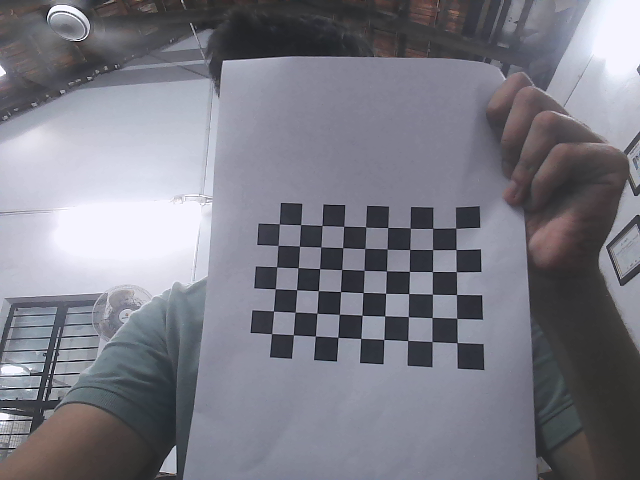
#> input picture camera_calibaration/images/images0.png, 640 x 480 px; its folder holds only this picture in this run
$ python calibration.py
#> lines starting #> are read from the running program, lines starting #| are printed output that depends on the picture; after the words box and inside, x2 and y2 are one past the last pixel; in counts of white or black regions, pixels touching at a corner belong together; long printed decimals are rounded
import numpy as np
import cv2 as cv
import glob
import pickle

################ FIND CHESSBOARD CORNERS - OBJECT POINTS AND IMAGE POINTS #############################

chessboardSize = (9,6)
frameSize = (640,480)

# termination criteria
criteria = (cv.TERM_CRITERIA_EPS + cv.TERM_CRITERIA_MAX_ITER, 30, 0.001)

# prepare object points, like (0,0,0), (1,0,0), (2,0,0) ....,(6,5,0)
objp = np.zeros((chessboardSize[0] * chessboardSize[1], 3), np.float32)
objp[:,:2] = np.mgrid[0:chessboardSize[0],0:chessboardSize[1]].T.reshape(-1,2)
size_of_chessboard_squares_mm = 15
objp = objp * size_of_chessboard_squares_mm

# Arrays to store object points and image points from all the images.
objpoints = [] # 3d point in real world space
imgpoints = [] # 2d points in image plane.

images = glob.glob('camera_calibaration/images/*.png')

for image in images:
    img = cv.imread(image)
#> img is the input picture: shape (480, 640, 3); mean B, G, R 133.7, 123.6, 123.4
    gray = cv.cvtColor(img, cv.COLOR_BGR2GRAY)

    # Find the chess board corners
    ret, corners = cv.findChessboardCorners(gray, chessboardSize, None)
#> ret = True; corners = 54 rows, first 8: [457, 342.7], [432, 341.6], [407.8, 340.5], [384, 339.5], [360.8, 338.5], [337.9, 337.2], [315.3, 336], [293.3, 334.8]

    # If found, add object points, image points (after refining them)
    if ret == True:
        objpoints.append(objp)
        corners2 = cv.cornerSubPix(gray, corners, (11,11), (-1,-1), criteria)
#> corners2 = 54 rows, first 8: [457.1, 342.6], [432, 341.6], [407.7, 340.5], [383.8, 339.4], [360.7, 338.4], [337.9, 337.4], [315.4, 336.1], [293.4, 334.7]
        imgpoints.append(corners2)

        # Draw and display the corners
        cv.drawChessboardCorners(img, chessboardSize, corners2, ret)
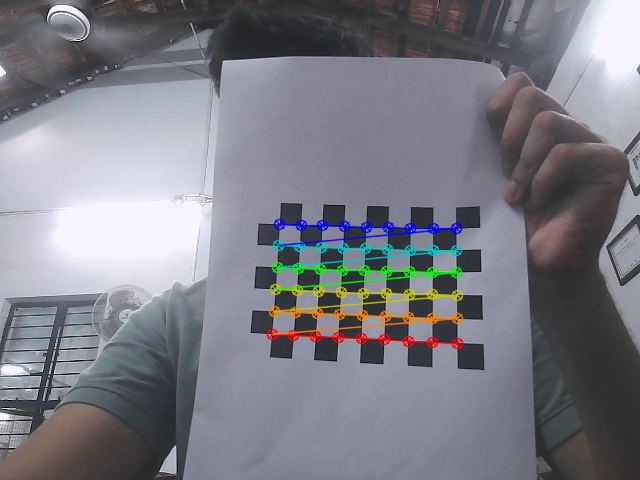
#> img: shape (480, 640, 3); 3.21% of pixels changed, all inside (x1, y1, x2, y2) = (266, 218, 464, 350)
        cv.imshow('img', img)
        cv.waitKey(1000)

cv.destroyAllWindows()

print(f"Number of images: {len(objpoints)}")

# Check if there are enough images for calibration
if len(objpoints) < 1:
    raise ValueError("Not enough images for calibration")

############## CALIBRATION #######################################################

ret, cameraMatrix, dist, rvecs, tvecs = cv.calibrateCamera(objpoints, imgpoints, frameSize, None, None)
#> ret = 0.376; cameraMatrix = [[631.2, 0, 319.3], [0, 687.7, 257.6], [0, 0, 1]]; dist = [[-0.306, 7.96, -0.0595, 0.0343, -20.03]]; rvecs = ([-0.108, -0.638, -3.02],); tvecs = ([87.1, 51.18, 405],)

# Print distortion coefficients, intrinsic matrix, and extrinsic parameters
print("Distortion coefficients:")
print(dist)
#| [[ -0.3065   7.961  -0.05946   0.0343 -20.030]]

print("\nIntrinsic matrix:")
print(cameraMatrix)
#| [[631.173   0.         319.252]
#|  [  0.         687.684 257.564]
#|  [  0.           0.           1.        ]]

print("\nExtrinsic parameters:")
for i in range(len(rvecs)):
    print(f"Image {i+1}:")
    print("Rotation vector:")
    print(rvecs[i])
    print("Translation vector:")
    print(tvecs[i])
#> this loop made 1 pass
#| Image 1:
#| Rotation vector:
#| [[-0.1077]
#|  [-0.6384]
#|  [-3.024]]
#| Translation vector:
#| [[ 87.099]
#|  [ 51.177]
#|  [405.043]]

# Save the camera calibration result for later use (we won't worry about rvecs / tvecs)
pickle.dump((cameraMatrix, dist), open( "calibration.pkl", "wb" ))
pickle.dump(cameraMatrix, open( "cameraMatrix.pkl", "wb" ))
pickle.dump(dist, open( "dist.pkl", "wb" ))

$ run again, on camera_calibaration/images/images12.png
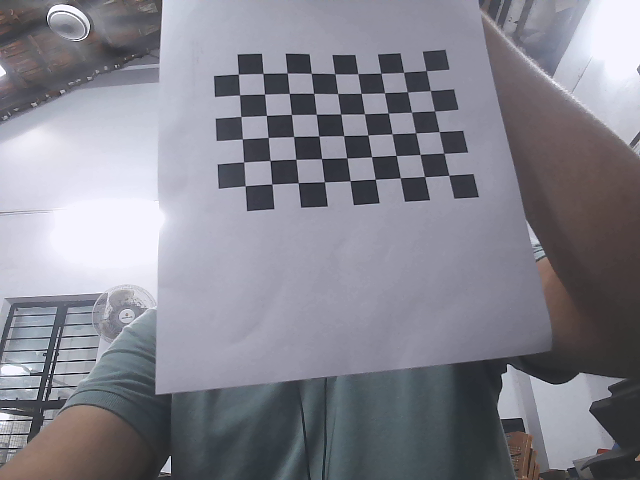
#> input picture camera_calibaration/images/images12.png, 640 x 480 px
#> img is the input picture: shape (480, 640, 3); mean B, G, R 141.8, 131.9, 132
#> `ret, corners = cv.findChessboardCorners(gray, chessboardSize, None)`: ret = True; corners = 54 rows, first 8: [448.9, 175.2], [424.5, 176.5], [400.3, 177.9], [375.3, 179.1], [350.1, 180.7], [324.4, 181.7], [298.1, 182.8], [271.9, 184]
#> corners2 = 54 rows, first 8: [448.8, 175.3], [424.6, 176.6], [400.3, 177.7], [375.4, 179.2], [350.1, 180.7], [324.4, 181.8], [298.2, 182.6], [271.8, 183.9]
#> `cv.drawChessboardCorners(img, chessboardSize, corners2, ret)`:
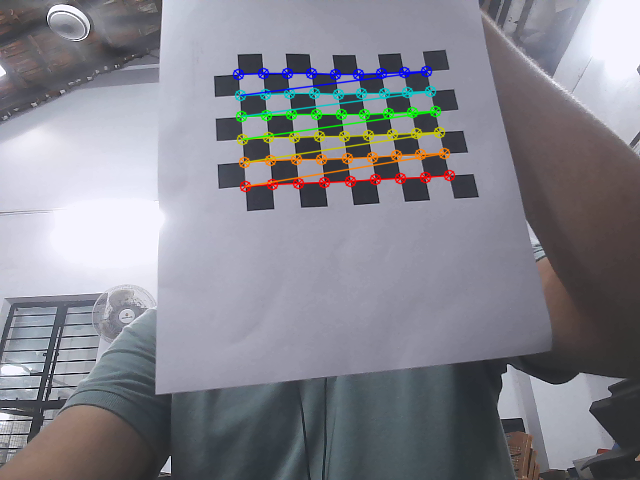
#> img: shape (480, 640, 3); 3.3% of pixels changed, all inside (x1, y1, x2, y2) = (232, 65, 456, 193)
#> `ret, cameraMatrix, dist, rvecs, tvecs = cv.calibrateCamera(objpoints, ..`: ret = 0.346; cameraMatrix = [[263.5, 0, 268], [0, 244.6, 203.6], [0, 0, 1]]; dist = [[0.0658, -0.28, -0.0136, 0.00911, 0.34]]; rvecs = ([-0.159, 0.337, 3.06],); tvecs = ([106.4, -17.12, 159],)
#| [[ 0.06577 -0.2804  -0.01362  0.009109  0.3404]]
#| [[263.540   0.         268.003]
#|  [  0.         244.605 203.606]
#|  [  0.           0.           1.        ]]
#> the loop `for i in range(len(rvecs)):` made 1 pass
#| Image 1:
#| Rotation vector:
#| [[-0.159]
#|  [ 0.3367]
#|  [ 3.055]]
#| Translation vector:
#> (further printed lines are left out)

$ run again, on camera_calibaration/images/images13.png
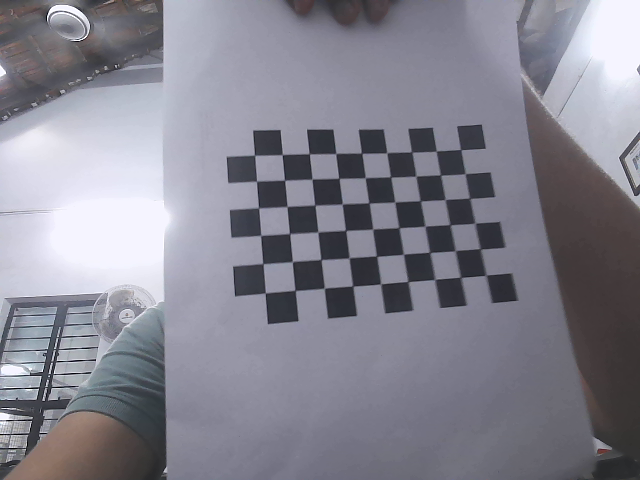
#> input picture camera_calibaration/images/images13.png, 640 x 480 px
#> img is the input picture: shape (480, 640, 3); mean B, G, R 143.6, 132.1, 133.1
#> `ret, corners = cv.findChessboardCorners(gray, chessboardSize, None)`: ret = True; corners = 54 rows, first 8: [485.9, 275], [460.5, 277.2], [434.9, 279.5], [407.7, 281.6], [380.3, 284.1], [352.7, 286], [324.4, 288.2], [295.1, 290.4]
#> corners2 = 54 rows, first 8: [486, 275.3], [460.6, 277.3], [434.7, 279.4], [408, 281.6], [380.7, 283.9], [352.7, 286.1], [324.4, 288.2], [295.1, 290.4]
#> `cv.drawChessboardCorners(img, chessboardSize, corners2, ret)`:
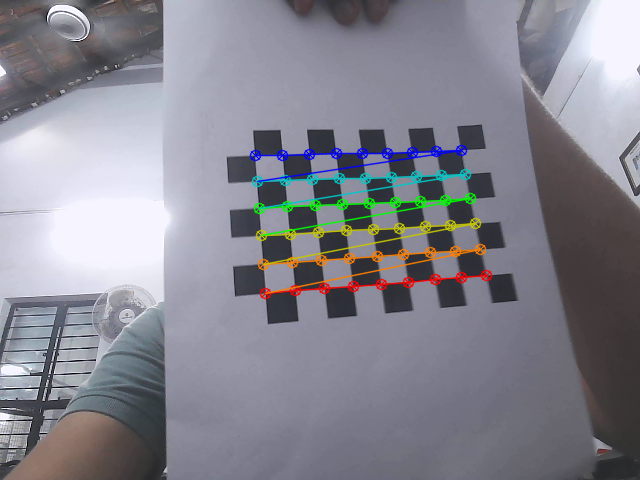
#> img: shape (480, 640, 3); 3.55% of pixels changed, all inside (x1, y1, x2, y2) = (249, 144, 493, 300)
#> `ret, cameraMatrix, dist, rvecs, tvecs = cv.calibrateCamera(objpoints, ..`: ret = 0.162; cameraMatrix = [[397.3, 0, 335.2], [0, 408.3, 286.9], [0, 0, 1]]; dist = [[0.0431, -1.01, -0.00662, 0.0103, 4.9]]; rvecs = ([-0.278, 0.387, 3],); tvecs = ([82.5, -6.02, 220.1],)
#| [[ 0.04308  -1.010 -0.006621  0.01028  4.900]]
#| [[397.294   0.         335.225]
#|  [  0.         408.265 286.870]
#|  [  0.           0.           1.        ]]
#> the loop `for i in range(len(rvecs)):` made 1 pass
#| Image 1:
#| Rotation vector:
#| [[-0.2777]
#|  [ 0.387]
#|  [ 3.004]]
#| Translation vector:
#> (further printed lines are left out)

$ run again, on camera_calibaration/images/images2.png
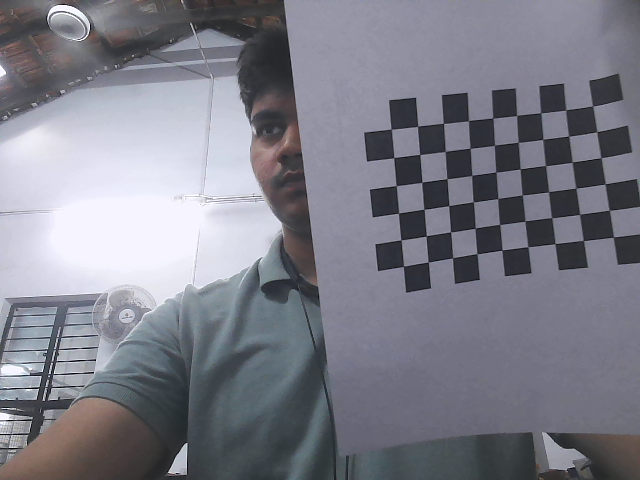
#> input picture camera_calibaration/images/images2.png, 640 x 480 px
#> img is the input picture: shape (480, 640, 3); mean B, G, R 136.7, 125.9, 125.3
#> `ret, corners = cv.findChessboardCorners(gray, chessboardSize, None)`: ret = True; corners = 54 rows, first 8: [613.6, 237], [583.4, 240.5], [554.9, 243.7], [527.8, 246.7], [502.1, 250.2], [476.9, 253.7], [452.4, 257.9], [428.1, 261.9]
#> corners2 = 54 rows, first 8: [613.4, 237.1], [583.4, 240.5], [554.9, 243.6], [527.9, 246.6], [501.9, 250.2], [477.1, 253.7], [452.6, 257.7], [428.4, 262.1]
#> `cv.drawChessboardCorners(img, chessboardSize, corners2, ret)`:
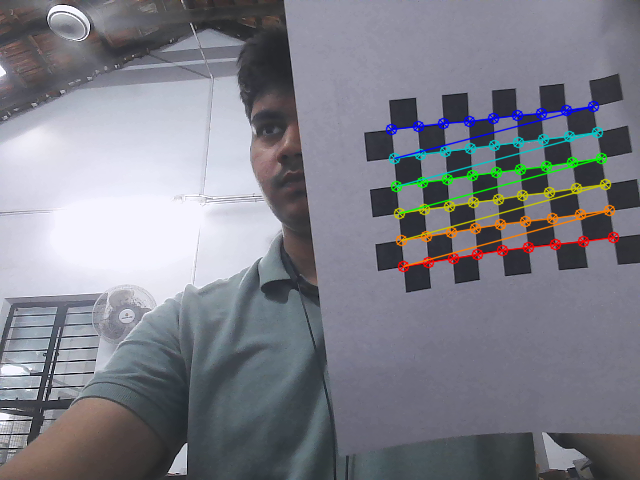
#> img: shape (480, 640, 3); 3.49% of pixels changed, all inside (x1, y1, x2, y2) = (385, 100, 620, 273)
#> `ret, cameraMatrix, dist, rvecs, tvecs = cv.calibrateCamera(objpoints, ..`: ret = 0.668; cameraMatrix = [[1676.4, 0, 239.1], [0, 1866.1, 138.4], [0, 0, 1]]; dist = [[-5.34, 68.51, -0.18, 0.0875, -137.9]]; rvecs = ([-0.225, 0.595, 3],); tvecs = ([206.8, 60.92, 866.9],)
#| [[-5.34329586e+00  6.85149544e+01 -1.79772370e-01  8.75243088e-02
#|   -1.37900359e+02]]
#| [[1.67643825e+03 0.00000000e+00 2.39077100e+02]
#|  [0.00000000e+00 1.86610067e+03 1.38385326e+02]
#|  [0.00000000e+00 0.00000000e+00 1.00000000e+00]]
#> the loop `for i in range(len(rvecs)):` made 1 pass
#| Image 1:
#| Rotation vector:
#| [[-0.2255]
#|  [ 0.5952]
#|  [ 3.004]]
#| Translation vector:
#> (further printed lines are left out)

$ run again, on camera_calibaration/images/images1.png
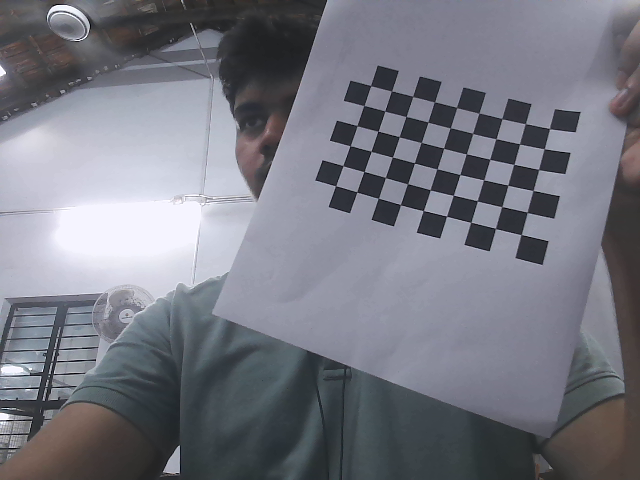
#> input picture camera_calibaration/images/images1.png, 640 x 480 px
#> img is the input picture: shape (480, 640, 3); mean B, G, R 129.2, 119.5, 118
#> `ret, corners = cv.findChessboardCorners(gray, chessboardSize, None)`: ret = True; corners = 54 rows, first 8: [521.2, 234.5], [495.5, 228.5], [470.7, 222.4], [446.5, 216.1], [423.3, 210.6], [400.4, 204.7], [378.4, 198.3], [356.7, 191.8]
#> corners2 = 54 rows, first 8: [521.2, 234.5], [495.5, 228.5], [470.7, 222.3], [446.6, 216.2], [423.4, 210.6], [400.5, 204.6], [378.3, 198.3], [356.7, 191.9]
#> `cv.drawChessboardCorners(img, chessboardSize, corners2, ret)`:
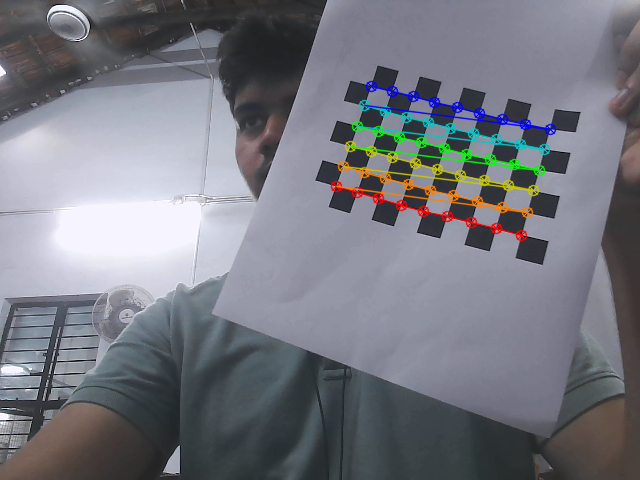
#> img: shape (480, 640, 3); 3.22% of pixels changed, all inside (x1, y1, x2, y2) = (330, 80, 557, 242)
#> `ret, cameraMatrix, dist, rvecs, tvecs = cv.calibrateCamera(objpoints, ..`: ret = 0.296; cameraMatrix = [[480.3, 0, 275.1], [0, 519.7, 331], [0, 0, 1]]; dist = [[0.638, -1.01, -0.042, 0.0083, 0.672]]; rvecs = ([-0.0671, -0.55, -2.75],); tvecs = ([154.7, -53.45, 340.2],)
#| [[ 0.6378 -1.006 -0.04199  0.008296  0.6721]]
#| [[480.335   0.         275.113]
#|  [  0.         519.655 331.005]
#|  [  0.           0.           1.        ]]
#> the loop `for i in range(len(rvecs)):` made 1 pass
#| Image 1:
#| Rotation vector:
#| [[-0.06709]
#|  [-0.5497]
#|  [-2.749]]
#| Translation vector:
#> (further printed lines are left out)
